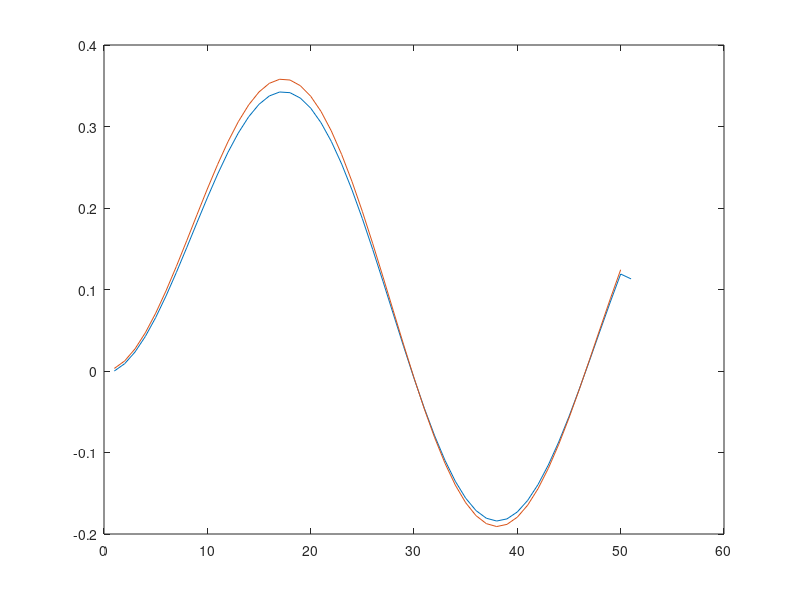

Reproduce this figure in MATLAB.
theta = [exp(1),2];
tau = 1/50;

g = @(s) exp(-theta(2)*s);
f = @(s) 2*sin(s*8);

N = 4*10^3;
t = tau:(tau/N):1;

gsamp = exp(-theta(2).*t);
fsamp = feval(f,t);
output = conv(fsamp,gsamp,'full')*tau/N;
output = output(1:N:(50*N+1));

plot(output);
hold on
outty = zeros(1,50);
for i = 1:50
    fxg = @(s) feval(f,s).*feval(g,i*tau-s);
    outty(i) = integral(fxg,0,i*tau);
end
plot(outty)
%legend('Discrete','Continuous')